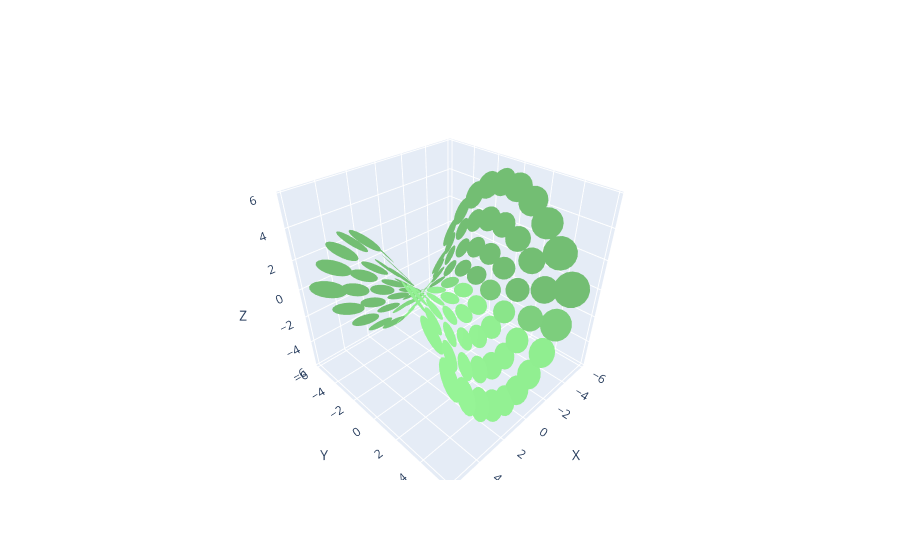

Source (notebook cell):
### Code cell
fig = new_fig()

# Ajouter les points à la figure
for point, rayon, T1_point, T2_point in zip(points, rayons, T1, T2):
    add_circle(point, rayon, T1_point, T2_point, fig, 'lightgreen')

fig.show()
